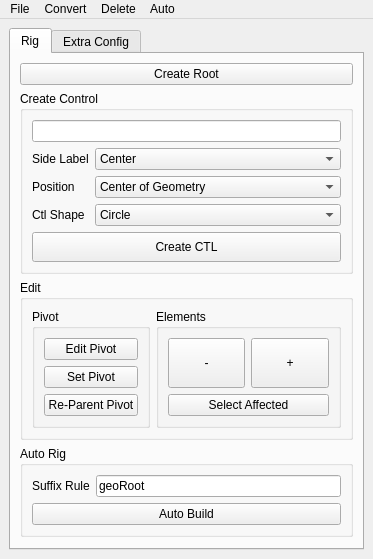
<?xml version="1.0" encoding="UTF-8"?>
<ui version="4.0">
 <class>MainWindow</class>
 <widget class="QMainWindow" name="MainWindow">
  <property name="geometry">
   <rect>
    <x>0</x>
    <y>0</y>
    <width>359</width>
    <height>526</height>
   </rect>
  </property>
  <property name="windowTitle">
   <string>MainWindow</string>
  </property>
  <widget class="QWidget" name="centralwidget">
   <layout class="QGridLayout" name="gridLayout_7">
    <item row="0" column="0">
     <widget class="QTabWidget" name="tabWidget">
      <property name="currentIndex">
       <number>0</number>
      </property>
      <widget class="QWidget" name="rig_tab">
       <attribute name="title">
        <string>Rig</string>
       </attribute>
       <layout class="QGridLayout" name="gridLayout_6">
        <item row="0" column="0">
         <widget class="QPushButton" name="createRoot_pushButton">
          <property name="sizePolicy">
           <sizepolicy hsizetype="Expanding" vsizetype="Fixed">
            <horstretch>0</horstretch>
            <verstretch>0</verstretch>
           </sizepolicy>
          </property>
          <property name="text">
           <string>Create Root</string>
          </property>
         </widget>
        </item>
        <item row="1" column="0">
         <widget class="QGroupBox" name="groupBox_3">
          <property name="title">
           <string>Create Control</string>
          </property>
          <layout class="QGridLayout" name="gridLayout_2">
           <item row="1" column="0">
            <widget class="QLineEdit" name="createCtl_lineEdit">
             <property name="sizePolicy">
              <sizepolicy hsizetype="Expanding" vsizetype="Expanding">
               <horstretch>0</horstretch>
               <verstretch>0</verstretch>
              </sizepolicy>
             </property>
             <property name="minimumSize">
              <size>
               <width>150</width>
               <height>0</height>
              </size>
             </property>
            </widget>
           </item>
           <item row="3" column="0">
            <widget class="QPushButton" name="createCtl_pushButton">
             <property name="sizePolicy">
              <sizepolicy hsizetype="Expanding" vsizetype="Fixed">
               <horstretch>0</horstretch>
               <verstretch>0</verstretch>
              </sizepolicy>
             </property>
             <property name="minimumSize">
              <size>
               <width>0</width>
               <height>30</height>
              </size>
             </property>
             <property name="text">
              <string>Create CTL</string>
             </property>
            </widget>
           </item>
           <item row="2" column="0">
            <layout class="QFormLayout" name="formLayout_2">
             <item row="0" column="0">
              <widget class="QLabel" name="label">
               <property name="text">
                <string>Side Label</string>
               </property>
              </widget>
             </item>
             <item row="0" column="1">
              <widget class="QComboBox" name="side_comboBox">
               <property name="sizePolicy">
                <sizepolicy hsizetype="Expanding" vsizetype="Fixed">
                 <horstretch>0</horstretch>
                 <verstretch>0</verstretch>
                </sizepolicy>
               </property>
               <item>
                <property name="text">
                 <string>Center</string>
                </property>
               </item>
               <item>
                <property name="text">
                 <string>Left</string>
                </property>
               </item>
               <item>
                <property name="text">
                 <string>Right</string>
                </property>
               </item>
              </widget>
             </item>
             <item row="1" column="0">
              <widget class="QLabel" name="label_3">
               <property name="text">
                <string>Position</string>
               </property>
              </widget>
             </item>
             <item row="1" column="1">
              <widget class="QComboBox" name="position_comboBox">
               <property name="sizePolicy">
                <sizepolicy hsizetype="Expanding" vsizetype="Fixed">
                 <horstretch>0</horstretch>
                 <verstretch>0</verstretch>
                </sizepolicy>
               </property>
               <item>
                <property name="text">
                 <string>Center of Geometry</string>
                </property>
               </item>
               <item>
                <property name="text">
                 <string>Base of Geometry (Lowest Y axis point )</string>
                </property>
               </item>
               <item>
                <property name="text">
                 <string>World Center</string>
                </property>
               </item>
              </widget>
             </item>
             <item row="2" column="0">
              <widget class="QLabel" name="label_2">
               <property name="text">
                <string>Ctl Shape</string>
               </property>
              </widget>
             </item>
             <item row="2" column="1">
              <widget class="QComboBox" name="shape_comboBox">
               <property name="sizePolicy">
                <sizepolicy hsizetype="Expanding" vsizetype="Fixed">
                 <horstretch>0</horstretch>
                 <verstretch>0</verstretch>
                </sizepolicy>
               </property>
               <item>
                <property name="text">
                 <string>Circle</string>
                </property>
               </item>
               <item>
                <property name="text">
                 <string>Cube</string>
                </property>
               </item>
              </widget>
             </item>
            </layout>
           </item>
          </layout>
         </widget>
        </item>
        <item row="2" column="0">
         <widget class="QGroupBox" name="groupBox_2">
          <property name="title">
           <string>Edit</string>
          </property>
          <layout class="QGridLayout" name="gridLayout">
           <item row="1" column="1">
            <widget class="QGroupBox" name="groupBox_4">
             <property name="title">
              <string>Elements</string>
             </property>
             <layout class="QGridLayout" name="gridLayout_4">
              <item row="0" column="1">
               <layout class="QVBoxLayout" name="verticalLayout_2">
                <item>
                 <layout class="QHBoxLayout" name="horizontalLayout">
                  <item>
                   <widget class="QPushButton" name="remove_pushButton">
                    <property name="minimumSize">
                     <size>
                      <width>45</width>
                      <height>50</height>
                     </size>
                    </property>
                    <property name="text">
                     <string>-</string>
                    </property>
                   </widget>
                  </item>
                  <item>
                   <widget class="QPushButton" name="add_pushButton">
                    <property name="minimumSize">
                     <size>
                      <width>45</width>
                      <height>50</height>
                     </size>
                    </property>
                    <property name="text">
                     <string>+</string>
                    </property>
                   </widget>
                  </item>
                 </layout>
                </item>
                <item>
                 <widget class="QPushButton" name="selectAffected_pushButton">
                  <property name="text">
                   <string>Select Affected</string>
                  </property>
                 </widget>
                </item>
               </layout>
              </item>
             </layout>
            </widget>
           </item>
           <item row="1" column="0">
            <widget class="QGroupBox" name="groupBox">
             <property name="title">
              <string>Pivot</string>
             </property>
             <layout class="QGridLayout" name="gridLayout_3">
              <item row="0" column="0">
               <layout class="QVBoxLayout" name="verticalLayout">
                <item>
                 <widget class="QPushButton" name="editPivot_pushButton">
                  <property name="text">
                   <string>Edit Pivot</string>
                  </property>
                 </widget>
                </item>
                <item>
                 <widget class="QPushButton" name="setPivot_pushButton">
                  <property name="text">
                   <string>Set Pivot</string>
                  </property>
                 </widget>
                </item>
                <item>
                 <widget class="QPushButton" name="reParentPivot_pushButton">
                  <property name="text">
                   <string>Re-Parent Pivot</string>
                  </property>
                 </widget>
                </item>
               </layout>
              </item>
             </layout>
            </widget>
           </item>
          </layout>
         </widget>
        </item>
        <item row="3" column="0">
         <widget class="QGroupBox" name="groupBox_5">
          <property name="title">
           <string>Auto Rig</string>
          </property>
          <layout class="QGridLayout" name="gridLayout_5">
           <item row="0" column="0">
            <layout class="QFormLayout" name="formLayout">
             <item row="0" column="0">
              <widget class="QLabel" name="suffix_label">
               <property name="text">
                <string>Suffix Rule</string>
               </property>
              </widget>
             </item>
             <item row="0" column="1">
              <widget class="QLineEdit" name="autoBuild_lineEdit">
               <property name="text">
                <string>geoRoot</string>
               </property>
              </widget>
             </item>
            </layout>
           </item>
           <item row="1" column="0">
            <widget class="QPushButton" name="autoRig_pushButton">
             <property name="text">
              <string>Auto Build</string>
             </property>
            </widget>
           </item>
          </layout>
         </widget>
        </item>
        <item row="4" column="0">
         <spacer name="verticalSpacer">
          <property name="orientation">
           <enum>Qt::Vertical</enum>
          </property>
          <property name="sizeHint" stdset="0">
           <size>
            <width>17</width>
            <height>31</height>
           </size>
          </property>
         </spacer>
        </item>
       </layout>
       <zorder>verticalSpacer</zorder>
       <zorder>groupBox_3</zorder>
       <zorder>createRoot_pushButton</zorder>
       <zorder>groupBox_5</zorder>
       <zorder>groupBox_2</zorder>
      </widget>
      <widget class="QWidget" name="extraConfig_tab">
       <attribute name="title">
        <string>Extra Config</string>
       </attribute>
       <layout class="QGridLayout" name="gridLayout_9">
        <item row="0" column="0">
         <widget class="QGroupBox" name="groupBox_6">
          <property name="title">
           <string>Root</string>
          </property>
          <layout class="QFormLayout" name="formLayout_3">
           <item row="0" column="0">
            <widget class="QLabel" name="rootName_label">
             <property name="text">
              <string>Root Name</string>
             </property>
            </widget>
           </item>
           <item row="0" column="1">
            <widget class="QLineEdit" name="rootName_lineEdit">
             <property name="text">
              <string>root</string>
             </property>
            </widget>
           </item>
          </layout>
         </widget>
        </item>
        <item row="1" column="0">
         <widget class="QGroupBox" name="groupBox_8">
          <property name="title">
           <string>Main Controls  (World, Local, Global)</string>
          </property>
          <layout class="QGridLayout" name="gridLayout_8">
           <item row="1" column="0">
            <widget class="QCheckBox" name="fixSize_checkBox">
             <property name="text">
              <string>Use fix size</string>
             </property>
            </widget>
           </item>
           <item row="0" column="0">
            <widget class="QCheckBox" name="worldCenter_checkBox">
             <property name="text">
              <string>Main controls in World Center</string>
             </property>
             <property name="checked">
              <bool>true</bool>
             </property>
             <property name="tristate">
              <bool>false</bool>
             </property>
            </widget>
           </item>
           <item row="3" column="0">
            <layout class="QHBoxLayout" name="horizontalLayout_2">
             <item>
              <widget class="QLabel" name="label_5">
               <property name="text">
                <string>Local/Global Ctl Shape</string>
               </property>
              </widget>
             </item>
             <item>
              <widget class="QComboBox" name="mainCtlShape_comboBox">
               <property name="sizePolicy">
                <sizepolicy hsizetype="Expanding" vsizetype="Fixed">
                 <horstretch>0</horstretch>
                 <verstretch>0</verstretch>
                </sizepolicy>
               </property>
               <item>
                <property name="text">
                 <string>Square</string>
                </property>
               </item>
               <item>
                <property name="text">
                 <string>Circle</string>
                </property>
               </item>
              </widget>
             </item>
            </layout>
           </item>
           <item row="2" column="0">
            <layout class="QHBoxLayout" name="horizontalLayout_3">
             <item>
              <widget class="QLabel" name="label_4">
               <property name="text">
                <string>Fix Size</string>
               </property>
              </widget>
             </item>
             <item>
              <widget class="QDoubleSpinBox" name="fixSize_doubleSpinBox">
               <property name="maximum">
                <double>9999.989999999999782</double>
               </property>
               <property name="singleStep">
                <double>10.000000000000000</double>
               </property>
               <property name="value">
                <double>100.000000000000000</double>
               </property>
              </widget>
             </item>
            </layout>
           </item>
           <item row="6" column="0">
            <layout class="QHBoxLayout" name="horizontalLayout_4">
             <item>
              <widget class="QLabel" name="label_6">
               <property name="text">
                <string>World Ctl Shape</string>
               </property>
              </widget>
             </item>
             <item>
              <widget class="QComboBox" name="worldCtlShape_comboBox">
               <property name="sizePolicy">
                <sizepolicy hsizetype="Expanding" vsizetype="Fixed">
                 <horstretch>0</horstretch>
                 <verstretch>0</verstretch>
                </sizepolicy>
               </property>
               <item>
                <property name="text">
                 <string>Circle</string>
                </property>
               </item>
               <item>
                <property name="text">
                 <string>Sphere</string>
                </property>
               </item>
              </widget>
             </item>
            </layout>
           </item>
           <item row="5" column="0">
            <widget class="QCheckBox" name="worldCtl_checkBox">
             <property name="text">
              <string>Create World Ctl</string>
             </property>
             <property name="checked">
              <bool>true</bool>
             </property>
            </widget>
           </item>
           <item row="4" column="0">
            <widget class="Line" name="line">
             <property name="orientation">
              <enum>Qt::Horizontal</enum>
             </property>
            </widget>
           </item>
          </layout>
         </widget>
        </item>
        <item row="2" column="0">
         <widget class="QGroupBox" name="groupBox_7">
          <property name="title">
           <string>Custom Sets</string>
          </property>
          <layout class="QFormLayout" name="formLayout_4">
           <item row="0" column="0">
            <widget class="QLabel" name="extraSets_label">
             <property name="text">
              <string>Extra CTL Sets</string>
             </property>
            </widget>
           </item>
           <item row="0" column="1">
            <widget class="QLineEdit" name="extraSets_lineEdit">
             <property name="text">
              <string>animSets.basic</string>
             </property>
            </widget>
           </item>
          </layout>
         </widget>
        </item>
        <item row="3" column="0">
         <spacer name="verticalSpacer_2">
          <property name="orientation">
           <enum>Qt::Vertical</enum>
          </property>
          <property name="sizeHint" stdset="0">
           <size>
            <width>20</width>
            <height>40</height>
           </size>
          </property>
         </spacer>
        </item>
       </layout>
      </widget>
     </widget>
    </item>
   </layout>
  </widget>
  <widget class="QMenuBar" name="menubar">
   <property name="geometry">
    <rect>
     <x>0</x>
     <y>0</y>
     <width>359</width>
     <height>21</height>
    </rect>
   </property>
   <widget class="QMenu" name="menuIO">
    <property name="title">
     <string>File</string>
    </property>
    <addaction name="export_action"/>
    <addaction name="import_action"/>
    <addaction name="separator"/>
   </widget>
   <widget class="QMenu" name="menuConvert">
    <property name="title">
     <string>Convert</string>
    </property>
    <addaction name="convertToShifterRig_action"/>
    <addaction name="createShifterGuide_action"/>
   </widget>
   <widget class="QMenu" name="menuDelete">
    <property name="title">
     <string>Delete</string>
    </property>
    <addaction name="deletePivot_action"/>
    <addaction name="separator"/>
    <addaction name="deleteRig_action"/>
   </widget>
   <widget class="QMenu" name="menuAuto">
    <property name="title">
     <string>Auto</string>
    </property>
    <addaction name="autoBuild_action"/>
   </widget>
   <addaction name="menuIO"/>
   <addaction name="menuConvert"/>
   <addaction name="menuDelete"/>
   <addaction name="menuAuto"/>
  </widget>
  <action name="export_action">
   <property name="text">
    <string>Export Config</string>
   </property>
  </action>
  <action name="import_action">
   <property name="text">
    <string>Import Config</string>
   </property>
  </action>
  <action name="convertToShifterRig_action">
   <property name="text">
    <string>Convert to Shifter Rig</string>
   </property>
  </action>
  <action name="createShifterGuide_action">
   <property name="text">
    <string>Create Shifter Guide</string>
   </property>
  </action>
  <action name="deleteRig_action">
   <property name="text">
    <string>Delete Rig</string>
   </property>
  </action>
  <action name="deletePivot_action">
   <property name="text">
    <string>Delete Pivot</string>
   </property>
  </action>
  <action name="autoBuild_action">
   <property name="text">
    <string>Auto Build</string>
   </property>
  </action>
 </widget>
 <resources/>
 <connections/>
</ui>
